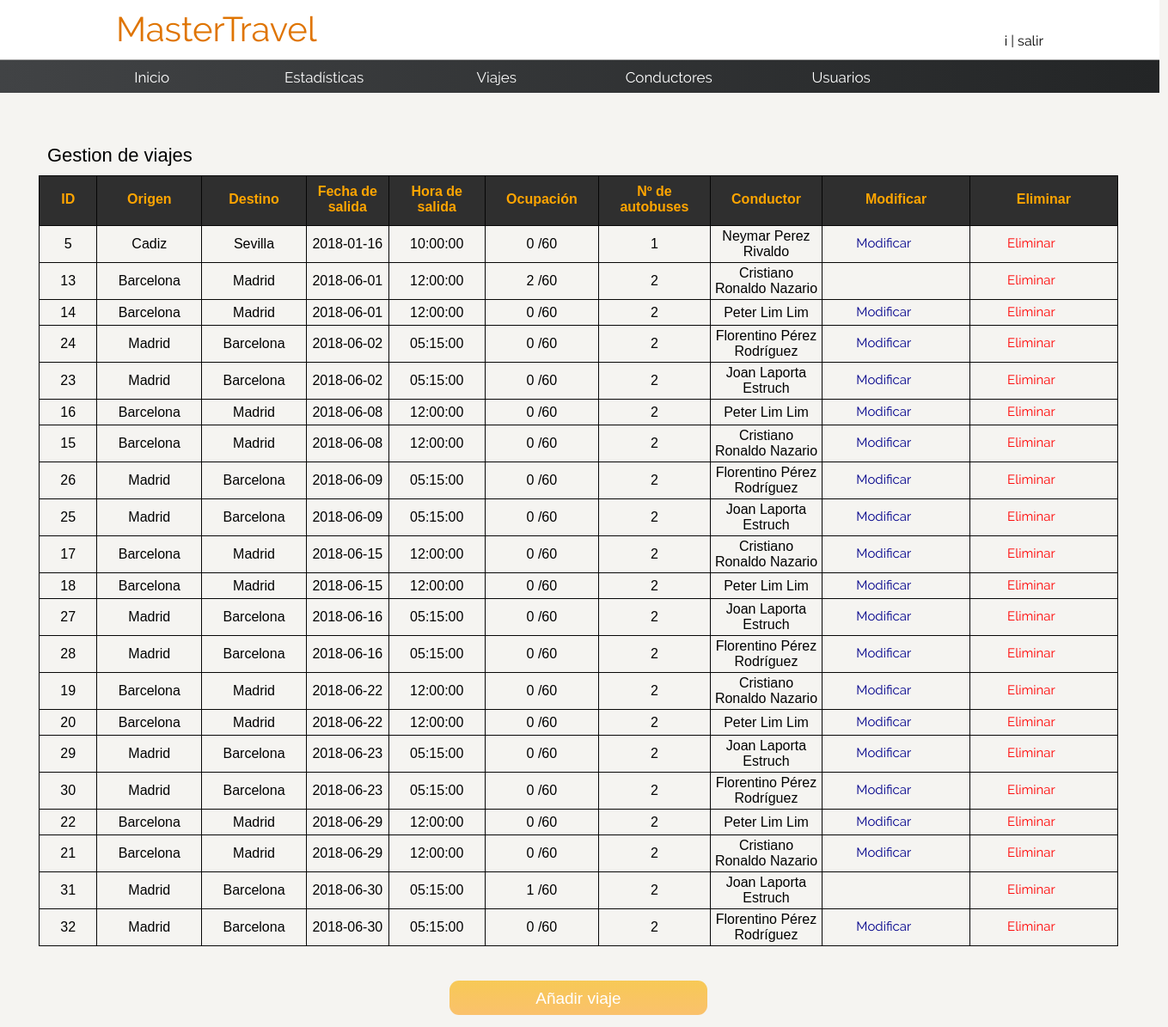
The app's page /admin_gestionarViajes.php (signed in) with its own data.
### tables this page shows
CREATE TABLE `viaje` (
  `idViaje` int(11) NOT NULL,
  `origen` varchar(30) NOT NULL,
  `destino` varchar(30) NOT NULL,
  `fechaSalida` date NOT NULL,
  `horaSalida` time NOT NULL,
  `numBus` int(11) NOT NULL DEFAULT '1',
  `idConductor` int(11) NOT NULL,
  `fechaFinalizacion` date DEFAULT NULL,
  `frecuencia` int(11) DEFAULT NULL
);

CREATE TABLE `conductor` (
  `idConductor` int(11) NOT NULL,
  `nombre` varchar(30) DEFAULT NULL,
  `apellidos` varchar(30) DEFAULT NULL,
  `fechaContratacion` date DEFAULT NULL
);

### logica/viaje.php (called while the page is built, shortened)
  <?php
  require_once ('bbdd_conexion.php');
  class Viaje
  {
      public $idViaje;
    function __construct($idViaje){
        $consulta =  "SELECT * FROM viaje WHERE idViaje = '$idViaje'";
        $resultado = Conexion::interacion_bbdd($consulta);
        while($datos = $resultado->fetch_array(MYSQLI_BOTH)){
            $this->idViaje            = $idViaje;
          }
    }
    public function extraerOcupacion() {
          $sql = " SELECT count(*) as cuenta FROM billete WHERE idViaje = '$this->idViaje' ";
          $resultado = Conexion::interacion_bbdd($sql);
          $n = $resultado->fetch_array(MYSQLI_BOTH);
          return $n['cuenta'];
    }
}
    function extraerViajesProgramados() {
          $hoy = date("Y-m-d");
          $hora = date("H:i:s");
          $sql = "SELECT *
                  FROM viaje
                  WHERE (fechaSalida > '$hoy') or (fechaSalida = '$hoy' and horaSalida >= '$hora')
                  ORDER BY fechaSalida ASC" ;
          $resultado = Conexion::interacion_bbdd($sql);
          $n =  mysqli_num_rows($resultado);
          $datos = array();
          for ($i=0; $i < $n; $i++) {
              $datos[$i] = $resultado->fetch_array(MYSQLI_BOTH);
          }
          return $datos;
    }
?>

### logica/bbdd_conexion.php (called while the page is built, shortened)
<?php
 Class Conexion {
	public static function interacion_bbdd($consulta){
		if (!isset($conexion)) {
			$conexion = mysqli_connect("localhost", "root", "", "mastertravel");
		}
		if (mysqli_connect_errno()) {
			echo "Error de conexión a la BD: ".mysqli_connect_error();
			exit();
		}
		else{
			mysqli_query($conexion, "SET NAMES 'utf8'");
		 	$resultado = mysqli_query($conexion, $consulta);
		}
		return $resultado;
	}
}
?>

### logica/conductor.php (called while the page is built, shortened)
  <?php
  require_once ('bbdd_conexion.php');
  class Conductor
  {
      public $nombre;
    function __construct($idConductor){
        $consulta =  "SELECT * FROM conductor WHERE idConductor = '$idConductor'";
        $resultado = Conexion::interacion_bbdd($consulta);
        while($datos = $resultado->fetch_array(MYSQLI_BOTH)){
              $this->nombre           = $datos['nombre'];
              $this->apellidos        = $datos['apellidos'];
          }
    }
  public function consultarConductor() {
        return $this->nombre;
  }
}
?>

### admin_gestionarViajes.php (the view, shortened to what this page needs)
<!DOCTYPE html>
<html lang="es">
<head>
	<link rel="stylesheet" type="text/css" href="style.css">
</head>
<body>
	<?php
		include('mostrar_cabecera.php');
		include('admin_mostrar_toolbar.php');
	?>
	<div class="informacion_contenedor_gestion">
		<table>
			<caption>Gestion de viajes</caption>
			<tr>
			   <th>ID</th>
			   <th>Origen</th>
			   <th>Destino</th>
			   <th>Fecha de salida</th>
			   <th>Hora de salida</th>
			   <th>Ocupación</th>
			   <th>Nº de autobuses</th>
			   <th>Conductor</th>
			   <th>Modificar</th>
			   <th>Eliminar</th>
			</tr>
			<?php
				require_once 'logica/viaje.php';
				require_once 'logica/conductor.php';
				$lista_viajes = extraerViajesProgramados();
				for($i=0; $i<sizeof($lista_viajes); $i++){
            ?>
					<tr>
		                <td><?php echo $lista_viajes[$i]['idViaje']			;?></td>
		                <td><?php echo $lista_viajes[$i]['origen']			;?></td>
		                <td><?php echo $lista_viajes[$i]['destino']			;?></td>
		                <td><?php echo $lista_viajes[$i]['fechaSalida']		;?></td>
		                <td><?php echo $lista_viajes[$i]['horaSalida']		;?></td>
		                <td>
		                	<?php
		                		$idViaje = $lista_viajes[$i]['idViaje'];
		                		$v = new Viaje($idViaje);
		                		$ocupacion = $v->extraerOcupacion();
		                		echo $ocupacion;
		                	;?>
		                	/60
		                </td>
		                <td><?php echo $lista_viajes[$i]['numBus']								;?></td>
		                <td>
		                	<?php
		                		$c = new Conductor($lista_viajes[$i]['idConductor']);
		                		echo $c->consultarConductor()." ".$c->apellidos;
		                	?>
		                </td>
		               <td>
		               		<?php
		               			if ($ocupacion == 0) {
		               		?>
								<form action="admin_modificarViaje.php " method="post" id="form_modificar">
									<input type="submit" name="borrar" value= "Modificar" id = "modificar">
								</form>
		               		<?php
		               			}
		               		?>
		                </td>
		               <td>
		                  <form action="logica/admin_eliminar_viajes.php " method="post" id="form_eliminar">
		                      <input type="submit" name="borrar" value= "Eliminar" id = "borrar">
		                  </form>
		                </td>
	            	</tr>
			<?php
	        	}
            ?>
		</table>
		<div class="adminAnadir">
			<button type="button" onclick=" window.location.href='admin_anadirViaje.php' " class="btn">Añadir viaje</button>
		</div>
	</div>
</body>
</html>

### style.css (style rules this page uses)
* { margin: 0; padding: 0; box-sizing: border-box !important; }
body { background-color: #F5F4F1; background-size: cover; font-family: rale; }
.informacion_contenedor_gestion, .informacion_contenedor_gestion2 { font-family: "Trebuchet MS", Arial, Helvetica, sans-serif; border-collapse: collapse; min-height: 600px; margin: 1%; margin-left: 45px; margin-top: 50px; width: 92.4%; }
.informacion_contenedor_gestion table { border-collapse : collapse; margin-left: auto; margin-right: auto; }
.informacion_contenedor_gestion caption { text-align: left; font-size: 22px; padding: 10px; }
.informacion_contenedor_gestion td, .informacion_contenedor_gestion th { border: 1px solid #060606; padding: 3px; width: 0.1%; text-align: center; }
.informacion_contenedor_gestion th { padding-top: 9px; padding-bottom: 12px; background-color: #2f2f2f; color: orange; }
.informacion_contenedor_gestion td { height: 30px; }
.btn { background: #f7c956; width: 300px; height: 40px; background-image: -webkit-linear-gradient(top, #f7c956, #fac16c); background-image: -moz-linear-gradient(top, #f7c956, #fac16c); background-image: -ms-linear-gradient(top, #f7c956, #fac16c); background-image: -o-linear-gradient(top, #f7c956, #fac16c); background-image: linear-gradient(to bottom, #f7c956, #fac16c); -webkit-border-radius: 11; -moz-border-radius: 11; border-radius: 11px; font-family: Arial; color: #ffffff; font-size: 19px; padding: 10px 20px 10px 20px; text-decoration: none; border:none; }
.adminAnadir { text-align: center; }
.adminAnadir { margin-top: 40px; text-align: center; }
#form_modificar { width: 100px; height: 20px; margin-left: 22px; background-color: transparent; }
#form_modificar #modificar { width: 128px; font-size: 15px; font-family: rale; color: darkblue; margin-left: -18px; background-color: transparent; border:none; }
#form_eliminar { width: 100px; height: 20px; margin-left: 22px; background-color: transparent; }
#form_eliminar #borrar { width: 128px; font-size: 15px; font-family: rale; color: red; margin-left: -18px; background-color: transparent; border:none; }

### records on screen
viaje: idViaje "5", origen "Cadiz", destino "Sevilla", fechaSalida "2018-01-16", horaSalida "10:00:00", numBus "1"
conductor: nombre "Neymar", apellidos "Perez Rivaldo"
viaje: idViaje "13", origen "Barcelona", destino "Madrid", fechaSalida "2018-06-01", horaSalida "12:00:00", numBus "2"
conductor: nombre "Cristiano", apellidos "Ronaldo Nazario"
viaje: idViaje "14", origen "Barcelona", destino "Madrid", fechaSalida "2018-06-01", horaSalida "12:00:00", numBus "2"
conductor: nombre "Peter", apellidos "Lim Lim"
viaje: idViaje "24", origen "Madrid", destino "Barcelona", fechaSalida "2018-06-02", horaSalida "05:15:00", numBus "2"
conductor: nombre "Florentino", apellidos "Pérez Rodríguez"
viaje: idViaje "23", origen "Madrid", destino "Barcelona", fechaSalida "2018-06-02", horaSalida "05:15:00", numBus "2"
conductor: nombre "Joan", apellidos "Laporta Estruch"
viaje: idViaje "16", origen "Barcelona", destino "Madrid", fechaSalida "2018-06-08", horaSalida "12:00:00", numBus "2"
viaje: idViaje "15", origen "Barcelona", destino "Madrid", fechaSalida "2018-06-08", horaSalida "12:00:00", numBus "2"
viaje: idViaje "26", origen "Madrid", destino "Barcelona", fechaSalida "2018-06-09", horaSalida "05:15:00", numBus "2"
viaje: idViaje "25", origen "Madrid", destino "Barcelona", fechaSalida "2018-06-09", horaSalida "05:15:00", numBus "2"
viaje: idViaje "17", origen "Barcelona", destino "Madrid", fechaSalida "2018-06-15", horaSalida "12:00:00", numBus "2"
viaje: idViaje "18", origen "Barcelona", destino "Madrid", fechaSalida "2018-06-15", horaSalida "12:00:00", numBus "2"
viaje: idViaje "27", origen "Madrid", destino "Barcelona", fechaSalida "2018-06-16", horaSalida "05:15:00", numBus "2"
viaje: idViaje "28", origen "Madrid", destino "Barcelona", fechaSalida "2018-06-16", horaSalida "05:15:00", numBus "2"
viaje: idViaje "19", origen "Barcelona", destino "Madrid", fechaSalida "2018-06-22", horaSalida "12:00:00", numBus "2"
viaje: idViaje "20", origen "Barcelona", destino "Madrid", fechaSalida "2018-06-22", horaSalida "12:00:00", numBus "2"
viaje: idViaje "29", origen "Madrid", destino "Barcelona", fechaSalida "2018-06-23", horaSalida "05:15:00", numBus "2"
viaje: idViaje "30", origen "Madrid", destino "Barcelona", fechaSalida "2018-06-23", horaSalida "05:15:00", numBus "2"
viaje: idViaje "22", origen "Barcelona", destino "Madrid", fechaSalida "2018-06-29", horaSalida "12:00:00", numBus "2"
viaje: idViaje "21", origen "Barcelona", destino "Madrid", fechaSalida "2018-06-29", horaSalida "12:00:00", numBus "2"
viaje: idViaje "31", origen "Madrid", destino "Barcelona", fechaSalida "2018-06-30", horaSalida "05:15:00", numBus "2"
viaje: idViaje "32", origen "Madrid", destino "Barcelona", fechaSalida "2018-06-30", horaSalida "05:15:00", numBus "2"

### other values on screen
$_SESSION['nombre'] "i"
$ocupacion "0"
$ocupacion "2"
$ocupacion "1"
